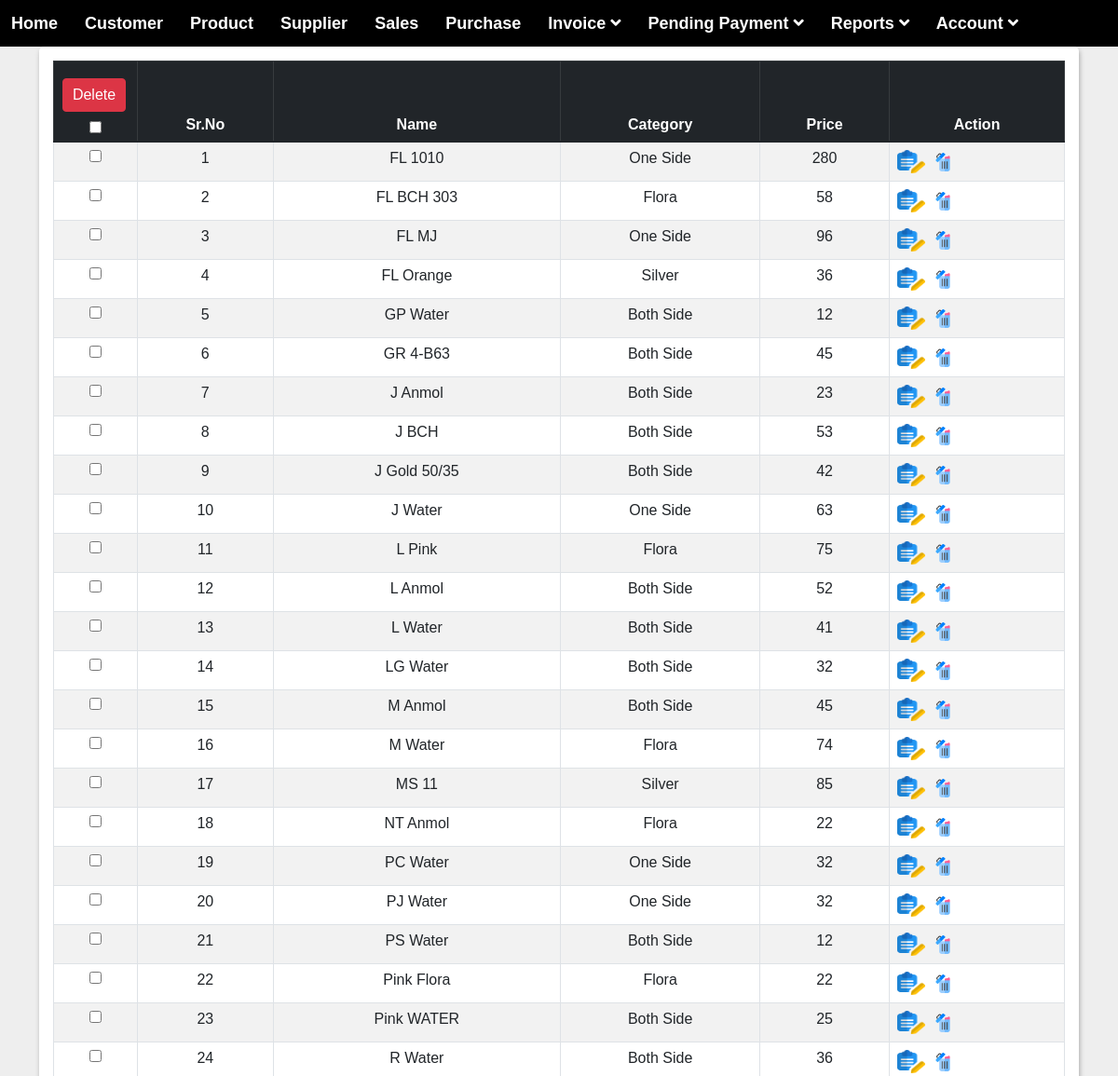
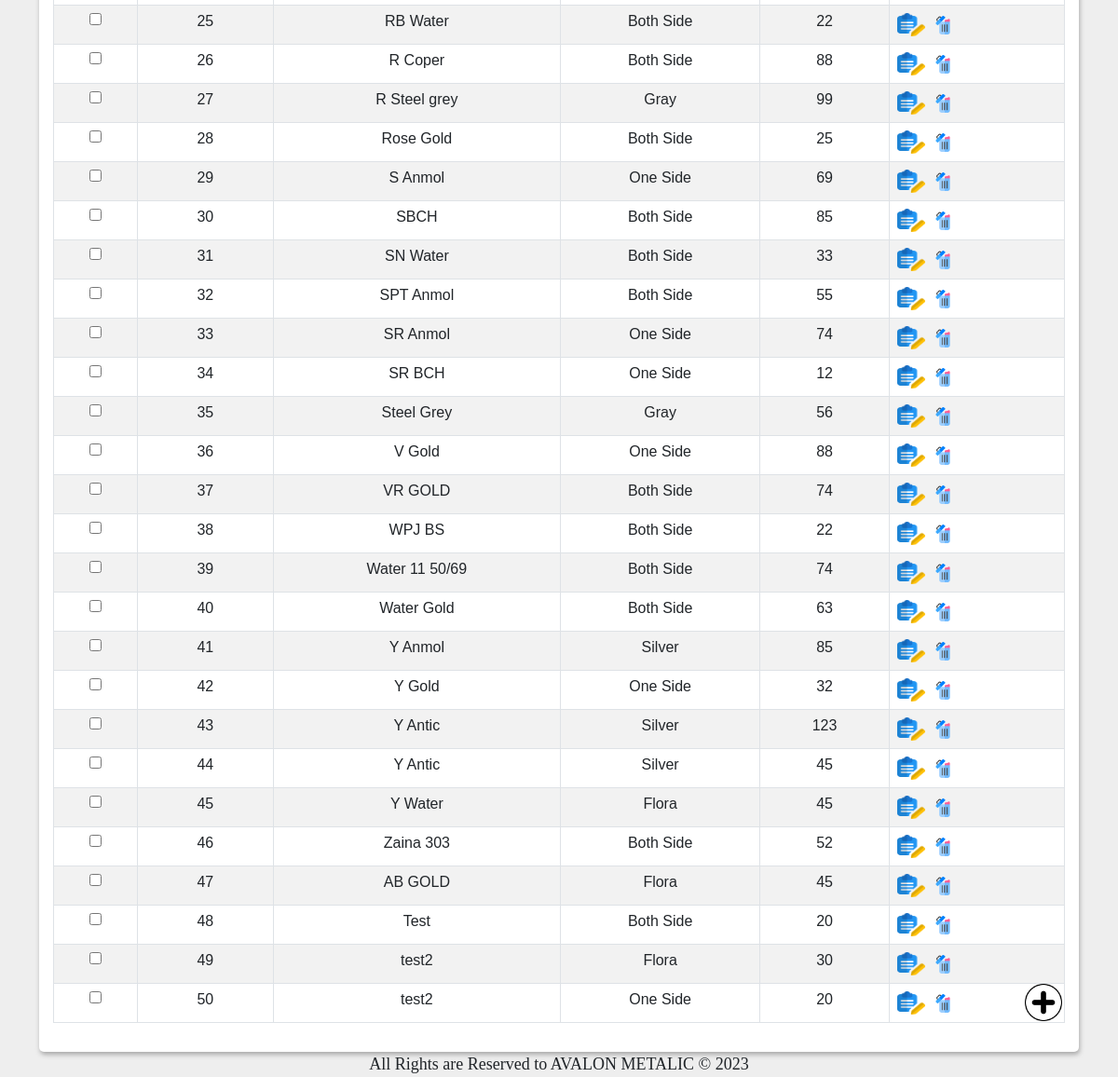
/product/view_prod.php, run on an earlier commit of the app's database (2 pictures, top to bottom).
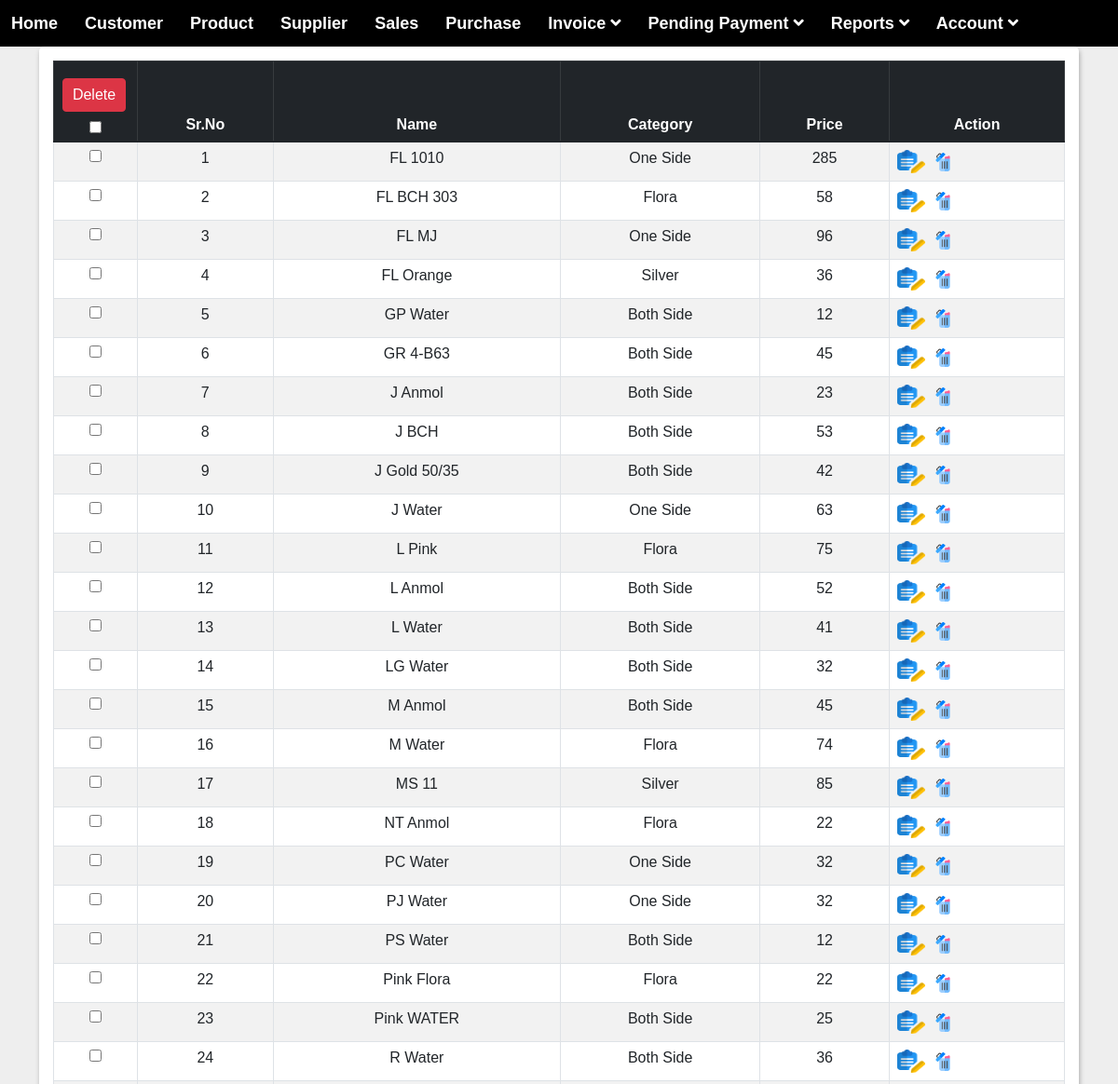
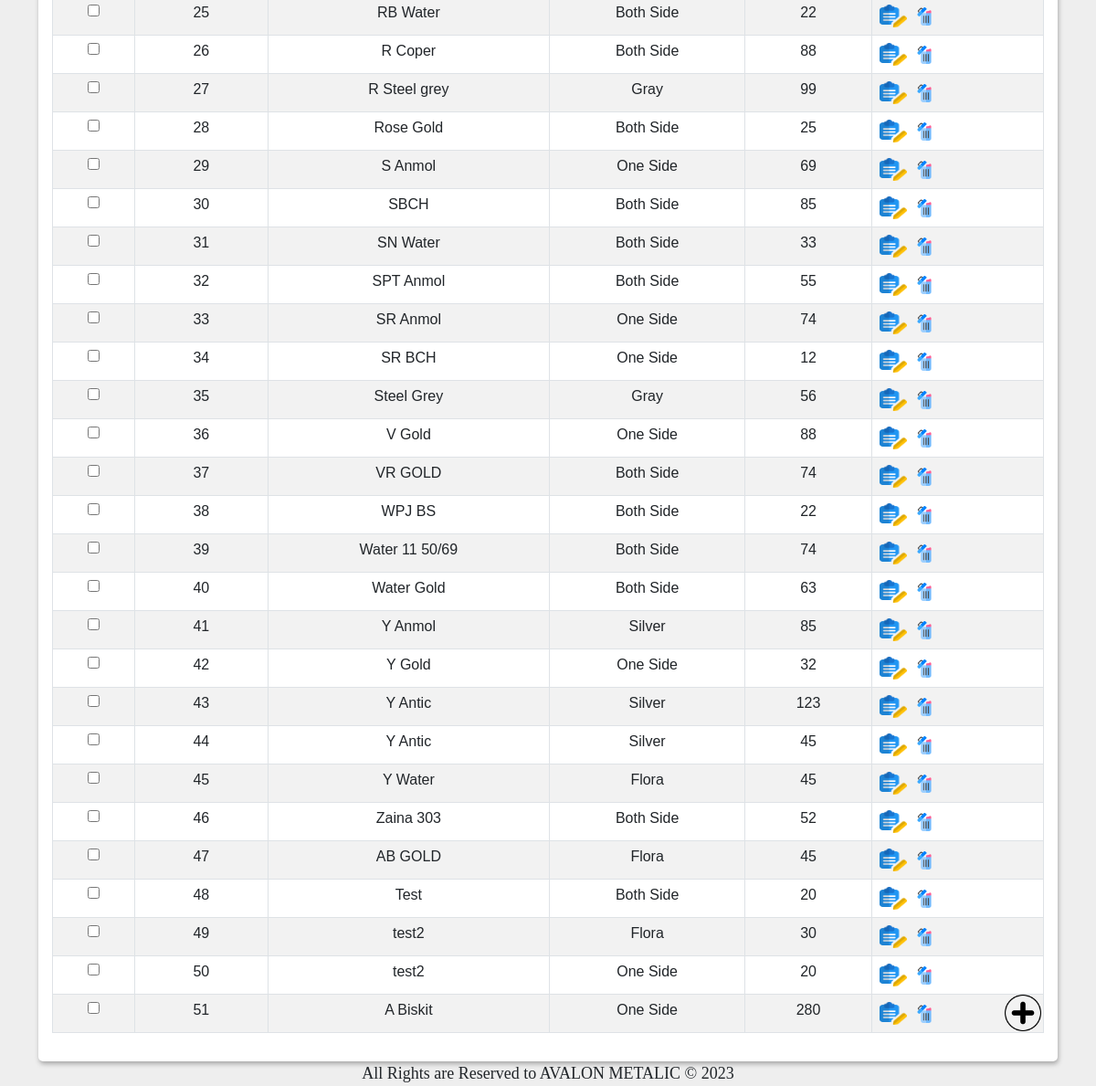
And on a later commit of the database (2 pictures, top to bottom).
### tables this page shows
CREATE TABLE `product` (
  `id` int(50) NOT NULL,
  `name` varchar(100) NOT NULL,
  `category` varchar(100) NOT NULL,
  `price` varchar(250) NOT NULL,
  `opening_stock` int(50) NOT NULL,
  `updationdate` timestamp NULL DEFAULT NULL ON UPDATE current_timestamp()
);

### product/view_prod.php (the view, shortened to what this page needs)
<?php
include('../inc/connection.php');
include('../inc/menu.php');
?>
<!DOCTYPE html>
<html lang="en">
<head>
    <link rel="stylesheet" href="../assets/css/bootstrap.min.css">
    <link rel="stylesheet" href="../assets/css/datatables.min.css">
    <link rel="stylesheet" href="../assets/css/style.css">
    <link rel="stylesheet" href="../assets/buttons.dataTables.min.css">
</head>
<body>
    <div class="container">
        <a href="add_prod.php">
            <img src="../IMG/add.png" height="40px" width="40px" alt="" class="img1">
        </a>
        <div class="data_table">
            <form method="post">
                <table id="example" class="table table-striped table-bordered table-hover">
                    <thead class="table-dark">
                        <tr>
                            <th style="width: 90px; text-align:center;">
                                <button type="submit" name="prod_delete_multiple_btn" class="btn btn-danger">Delete</button>
                                <input type="checkbox" id="chkAll">
                            </th>
                            <th style="text-align: center;">Sr.No</th>
                            <th style="text-align: center;">Name</th>
                            <th style="text-align: center;">Category</th>
                            <th style="text-align: center;">Price</th>
                            <th style="text-align: center;">Action</th>
                        </tr>
                    </thead>
                    <tbody>
                        <?php
                        $cnt = 1;
                        $query = "SELECT * FROM product";
                        $res = mysqli_query($con, $query);
                        if (mysqli_num_rows($res) > 0) {
                            foreach ($res as $row) {
                        ?>
                                <tr>
                                    <td style="width: 10px; text-align:center;">
                                        <input type="checkbox" name="product_delete_id[]" value="<?= $row['id']; ?>" class="tblChk">
                                    </td>
                                    <td style="text-align: center;"><?= $cnt; ?></td>
                                    <td style="text-align: center;"><?= $row['name']; ?></td>
                                    <td style="text-align: center;"><?= $row['category']; ?></td>
                                    <td style="text-align: center;"><?= $row['price']; ?></td>
                                    <td>
                                        <a href="updt_prod.php?id=<?php echo $row['id']; ?>"><img src="../IMG/edit.png" height="25px" width="30PX"></a>&nbsp;
                                        <a href="del_prod.php?id=<?php echo $row['id']; ?>" onclick="return confirm('Are You Sure Do You Want to Delete??');"><img src="../IMG/delete.png" height="20px" width="20px"></a>
                                    </td>
                                </tr>
                            <?php
                                $cnt++;
                            }
                        } else {
                            ?>
                            <tr>
                                <td colspan="5">No Record Found</td>
                            </tr>
                        <?php
                        }
                        ?>
                    </tbody>
                </table>
            </form>
        </div>
    </div>
</body>
</html>
<?php
include('../inc/footer.php');
?>

What changed in the data, as far as the page shows it:
changed product "FL 1010": price "280" → "285"
added product: name "A Biskit", category "One Side", price "280"
